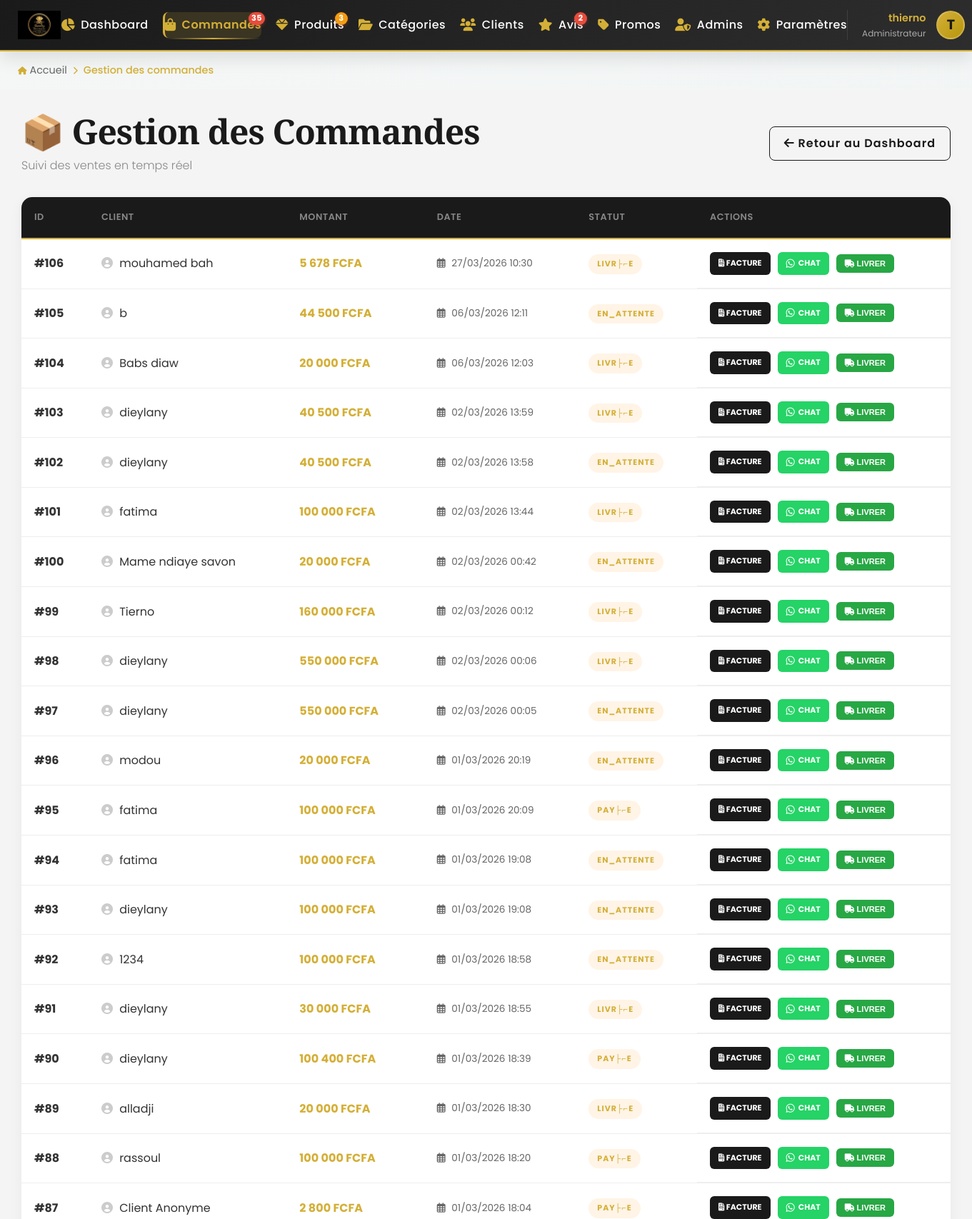
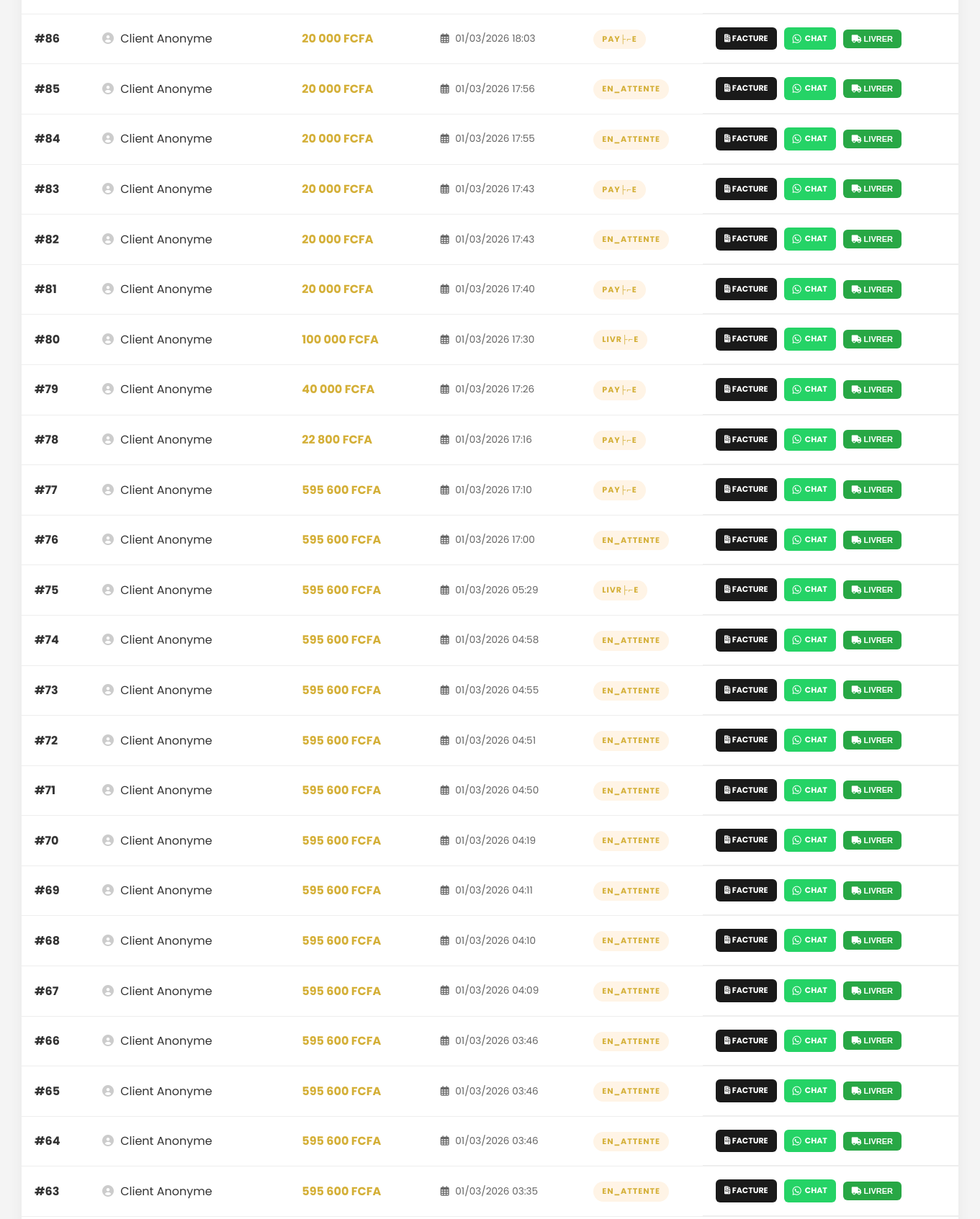
The page /admin/commandes.php (signed in, upper part) on the database its author committed (2 pictures, top to bottom).
### tables this page shows
CREATE TABLE `parametres` (
  `id` int(11) NOT NULL DEFAULT 1,
  `nom_boutique` varchar(100) NOT NULL,
  `telephone_whatsapp` varchar(20) NOT NULL,
  `email_contact` varchar(150) DEFAULT NULL,
  `adresse_boutique` text DEFAULT NULL,
  `logo_filename` varchar(255) DEFAULT 'logo.png',
  PRIMARY KEY (`id`)
);

CREATE TABLE `commandes` (
  `id` int(11) NOT NULL AUTO_INCREMENT,
  `reference` varchar(20) NOT NULL,
  `total` decimal(10,2) NOT NULL,
  `devise` varchar(10) NOT NULL DEFAULT 'FCFA',
  `date_creation` timestamp NOT NULL DEFAULT current_timestamp(),
  `statut` varchar(20) DEFAULT 'en_attente',
  `created_at` datetime NOT NULL DEFAULT current_timestamp(),
  `id_utilisateur` int(11) DEFAULT NULL,
  `nom_client` varchar(255) DEFAULT NULL,
  `telephone_client` varchar(50) DEFAULT NULL,
  PRIMARY KEY (`id`)
);

### config/db.php (called while the page is built, shortened)
<?php
$host = getenv('MYSQL_HOST') ?: 'localhost';
$db   = getenv('MYSQL_DB')   ?: 'luxegold_db';
$user = getenv('MYSQL_USER') ?: 'root';
$pass = getenv('MYSQL_PASS') ?: '';
$charset = 'utf8mb4';
$dsn = "mysql:host=$host;dbname=$db;charset=$charset";
$options = [
    PDO::ATTR_ERRMODE            => PDO::ERRMODE_EXCEPTION,
    PDO::ATTR_DEFAULT_FETCH_MODE => PDO::FETCH_ASSOC,
    PDO::ATTR_EMULATE_PREPARES   => false,
];
try {
     $pdo = new PDO($dsn, $user, $pass, $options);
} catch (\PDOException $e) {
     die("Erreur de connexion : " . $e->getMessage());
}
try {
    $stmtConfig = $pdo->query("SELECT * FROM parametres WHERE id = 1");
    $resultConfig = $stmtConfig->fetch(PDO::FETCH_ASSOC);
    if ($resultConfig) {
        $config_site = $resultConfig;
    }
} catch (PDOException $e) {
}
?>

### admin/commandes.php (the view, shortened to what this page needs)
<?php
require_once '../config/db.php';
try {
    $commandes = $pdo->query("SELECT * FROM commandes ORDER BY id DESC")->fetchAll();
} catch (PDOException $e) {
    error_log("Erreur Lecture Commandes: " . $e->getMessage());
    $commandes = [];
}
include 'includes/admin_header.php';
?>
<div class="container py-5" style="background: #f4f4f4; min-height: 100vh; padding: 30px; font-family: 'Poppins', sans-serif;">
    <div style="display: flex; justify-content: space-between; align-items: center; margin-bottom: 30px;">
        <div>
            <h2 style="margin: 0; font-family: 'Playfair Display', serif;">📦 Gestion des Commandes</h2>
            <p style="color: #888; margin: 5px 0 0;">Suivi des ventes en temps réel</p>
        </div>
        <a href="dashboard.php" class="btn" style="text-decoration: none; color: #1a1a1a; border: 1px solid #1a1a1a; padding: 10px 20px; border-radius: 8px; font-weight: 600; transition: all 0.3s;">
            <i class="fas fa-arrow-left"></i> Retour au Dashboard
        </a>
    </div>
    <div style="overflow-x: auto; background: white; border-radius: 15px; box-shadow: 0 5px 20px rgba(0,0,0,0.05);">
        <table style="width: 100%; border-collapse: collapse; text-align: left;">
            <thead>
                <tr style="background: #1a1a1a; color: #d4af37;">
                    <th style="padding: 18px;">ID</th>
                    <th style="padding: 18px;">Client</th>
                    <th style="padding: 18px;">Montant</th>
                    <th style="padding: 18px;">Date</th>
                    <th style="padding: 18px;">Statut</th>
                    <th style="padding: 18px;">Actions</th>
                </tr>
            </thead>
            <tbody>
                <?php if(empty($commandes)): ?>
                    <tr>
                        <td colspan="6" style="padding: 40px; text-align: center; color: #888;">Aucune commande enregistrée.</td>
                    </tr>
                <?php else: ?>
                    <?php foreach($commandes as $c): ?>
                    <tr id="row-<?= $c['id'] ?>" style="border-bottom: 1px solid #eee; transition: background 0.3s;" onmouseover="this.style.background='#fcfaf2'" onmouseout="this.style.background='transparent'">
                        <td style="padding: 18px; font-weight: bold;">#<?= $c['id'] ?></td>
                        <td style="padding: 18px;">
                            <i class="fas fa-user-circle" style="color: #ccc; margin-right: 5px;"></i>
                            <?= htmlspecialchars($c['nom_client'] ?? 'Client Anonyme') ?>
                        </td>
                        <td style="padding: 18px;">
                            <span style="color: #d4af37; font-weight: bold;">
                                <?= number_format($c['total'], 0, ',', ' ') ?> <?= htmlspecialchars($c['devise'] ?? 'FCFA') ?>
                            </span>
                        </td>
                        <td style="padding: 18px; font-size: 0.85rem; color: #666;">
                            <i class="far fa-calendar-alt" style="margin-right: 5px;"></i>
                            <?= !empty($c['created_at']) ? date('d/m/Y H:i', strtotime($c['created_at'])) : "Non renseignée" ?>
                        </td>
                        <td style="padding: 18px;" class="cell-statut">
                            <?php
                                $statut = $c['statut'] ?? 'En attente';
                                $isLivree = (strtolower($statut) == 'livrée' || strtolower($statut) == 'livree');
                                $bg = $isLivree ? '#e6ffed' : '#fff4e6';
                                $cl = $isLivree ? '#28a745' : '#d4af37';
                            ?>
                            <span class="badge-statut" style="padding: 5px 12px; border-radius: 20px; font-size: 11px; font-weight: bold; background: <?= $bg ?>; color: <?= $cl ?>; text-transform: uppercase; letter-spacing: 1px; display: inline-block; transition: all 0.4s ease;">
                                <?= htmlspecialchars($statut) ?>
                            </span>
                        </td>
                        <td style="padding: 18px; display: flex; gap: 10px; align-items: center;" class="cell-actions">
                            <a href="facture.php?id=<?= $c['id'] ?>" target="_blank" style="background: #1a1a1a; color: white; text-decoration: none; padding: 7px 12px; border-radius: 6px; font-size: 11px; font-weight: bold; transition: 0.2s;" title="Voir la facture" onmouseover="this.style.opacity='0.8'" onmouseout="this.style.opacity='1'">
                                <i class="fas fa-file-invoice"></i> FACTURE
                            </a>
                            <?php
                            $tel_wa = isset($c['telephone_client']) ? preg_replace('/[^0-9]/', '', $c['telephone_client']) : '';
                            if (!empty($tel_wa)):
                                $msg_wa = urlencode("Bonjour " . ($c['nom_client'] ?? '') . " 💎, nous confirmons votre commande #" . $c['id'] . " d'un montant de " . number_format($c['total'], 0, ',', ' ') . " " . ($c['devise'] ?? 'FCFA') . " chez LuxeGold. Elle est en cours de traitement !");
                            ?>
                            <a href="https://wa.me/<?= $tel_wa ?>?text=<?= $msg_wa ?>" target="_blank" style="background: #25D366; color: white; text-decoration: none; padding: 7px 12px; border-radius: 6px; font-size: 11px; font-weight: bold; transition: 0.2s; display: inline-flex; align-items: center; gap: 5px;" title="Contacter sur WhatsApp" onmouseover="this.style.opacity='0.8'" onmouseout="this.style.opacity='1'">
                                <i class="fab fa-whatsapp" style="font-size: 14px;"></i> CHAT
                            </a>
                            <?php endif; ?>
                            <?php if(!$isLivree): ?>
                                <button type="button" class="btn-ajax-livrer" data-id="<?= $c['id'] ?>" style="background: #28a745; color: white; border: none; padding: 7px 12px; border-radius: 6px; font-size: 11px; font-weight: bold; cursor: pointer; transition: 0.2s;" onmouseover="this.style.opacity='0.8'" onmouseout="this.style.opacity='1'">
                                   <i class="fas fa-truck"></i> LIVRER
                                </button>
                            <?php else: ?>
                                <span class="badge-termine" style="color: #28a745; font-size: 0.9rem; margin-left: 5px; font-weight: 500;"><i class="fas fa-check-double"></i> Terminé</span>
                            <?php endif; ?>
                        </td>
                    </tr>
                    <?php endforeach; ?>
                <?php endif; ?>
            </tbody>
        </table>
    </div>
</div>
<?php include 'includes/admin_footer.php'; ?>

### admin/includes/admin_header.php (shortened to what this page needs)
<!DOCTYPE html>
<html lang="fr">
<head>
    <link rel="stylesheet" href="https://cdnjs.cloudflare.com/ajax/libs/font-awesome/6.0.0/css/all.min.css">
    <link rel="stylesheet" href="../assets/css/admin.css">
    <link rel="stylesheet" href="../assets/css/style.css">
</head>
<body>
    <div class="admin-navbar">
        <div class="nav-container">
            <div class="nav-logo">
            <img src="../assets/img/<?= htmlspecialchars($config_site['logo_filename'] ?? 'logo.png') ?>" alt="<?= htmlspecialchars($config_site['nom_boutique'] ?? 'Jewelry Beug Fallou') ?>" style="height: 40px; width: auto;">            </div>
            <ul class="nav-menu" id="adminNavMenu">
                <li class="nav-item">
                    <a href="dashboard.php" class="nav-link <?= basename($_SERVER['PHP_SELF']) == 'dashboard.php' ? 'active' : '' ?>">
                        <i class="fas fa-chart-pie"></i>
                        <span>Dashboard</span>
                    </a>
                </li>
                <li class="nav-item">
                    <a href="commandes.php" class="nav-link <?= basename($_SERVER['PHP_SELF']) == 'commandes.php' ? 'active' : '' ?>">
                        <i class="fas fa-shopping-bag"></i>
                        <span>Commandes</span>
                        <?php
                        try {
                            $stmt = $pdo->query("SELECT COUNT(*) FROM commandes WHERE statut = 'en_attente'");
                            $pendingOrders = $stmt->fetchColumn();
                            if ($pendingOrders > 0) {
                                echo '<span class="nav-badge">' . $pendingOrders . '</span>';
                            }
                        } catch (Exception $e) {}
                        ?>
                    </a>
                </li>
                <li class="nav-item">
                    <a href="produits.php" class="nav-link <?= strpos($_SERVER['PHP_SELF'], 'produit') !== false ? 'active' : '' ?>">
                        <i class="fas fa-gem"></i>
                        <span>Produits</span>
                        <?php
                        try {
                            $stmt = $pdo->query("SELECT COUNT(*) FROM produits WHERE stock <= 2 AND stock > 0");
                            $lowStock = $stmt->fetchColumn();
                            if ($lowStock > 0) {
                                echo '<span class="nav-badge" style="background: #f39c12;">' . $lowStock . '</span>';
                            }
                        } catch (Exception $e) {}
                        ?>
                    </a>
                </li>
                <li class="nav-item">
                    <a href="categories.php" class="nav-link <?= strpos($_SERVER['PHP_SELF'], 'categorie') !== false ? 'active' : '' ?>">
                        <i class="fas fa-folder-open"></i>
                        <span>Catégories</span>
                    </a>
                </li>
                <li class="nav-item">
                    <a href="clients.php" class="nav-link <?= basename($_SERVER['PHP_SELF']) == 'clients.php' ? 'active' : '' ?>">
                        <i class="fas fa-users"></i>
                        <span>Clients</span>
                    </a>
                </li>
                <li class="nav-item">
                    <a href="gestion_avis.php" class="nav-link <?= basename($_SERVER['PHP_SELF']) == 'gestion_avis.php' ? 'active' : '' ?>">
                        <i class="fas fa-star"></i>
                        <span>Avis</span>
                        <?php
                        try {
                            $stmtAvisBadge = $pdo->query("SELECT COUNT(*) FROM avis WHERE statut = 'en_attente'");
                            $pendingAvis = $stmtAvisBadge->fetchColumn();
                            if ($pendingAvis > 0) {
                                echo '<span class="nav-badge" style="background: #e74c3c;">' . $pendingAvis . '</span>';
                            }
                        } catch (Exception $e) {}
                        ?>
                    </a>
                </li>
                <li class="nav-item">
                    <a href="promos.php" class="nav-link <?= basename($_SERVER['PHP_SELF']) == 'promos.php' ? 'active' : '' ?>">
                        <i class="fas fa-tag"></i>
                        <span>Promos</span>
                    </a>
                </li>
                <li class="nav-item">
                    <a href="ajouter_admin.php" class="nav-link <?= basename($_SERVER['PHP_SELF']) == 'ajouter_admin.php' ? 'active' : '' ?>">
                        <i class="fas fa-user-shield"></i>
                        <span>Admins</span>
                    </a>
                </li>
                <li class="nav-item">
                    <a href="parametres.php" class="nav-link <?= basename($_SERVER['PHP_SELF']) == 'parametres.php' ? 'active' : '' ?>">
                        <i class="fas fa-cog"></i>
                        <span>Paramètres</span>
                    </a>
                </li>
            </ul>
            <div class="nav-profile">
                <div class="profile-info">
                    <?php
                    $admin_nom = $_SESSION['admin_name'] ?? 'Admin';
                    $initial = strtoupper(substr($admin_nom, 0, 1));
                    ?>
                    <span class="profile-name"><?= htmlspecialchars($admin_nom) ?></span>
                    <span class="profile-role">Administrateur</span>
                </div>
                <div class="profile-avatar" title="<?= htmlspecialchars($admin_nom) ?>">
                    <?= $initial ?>
                </div>
            </div>
        </div>
    </div>
    <div class="breadcrumb">
        <div class="breadcrumb-container">
            <a href="dashboard.php"><i class="fas fa-home"></i> Accueil</a>
            <i class="fas fa-chevron-right"></i>
            <?php
            $current_page = basename($_SERVER['PHP_SELF'], '.php');
            $page_titles = [
                'dashboard' => 'Tableau de bord',
                'liste' => 'Liste des produits',
                'ajouter' => 'Ajouter un produit',
                'modifier' => 'Modifier un produit',
                'categories' => 'Gestion des catégories',
                'ajouter_categorie' => 'Créer une catégorie',
                'modifier_categorie' => 'Modifier une catégorie',
                'commandes' => 'Gestion des commandes',
                'promos' => 'Codes promo',
                'clients' => 'Clients',
                'gestion_avis' => 'Modération des avis',
                'ajouter_admin' => 'Administrateurs',
                'parametres' => 'Paramètres'
            ];
            $page_title = $page_titles[$current_page] ?? ucfirst($current_page);
            ?>
            <span class="breadcrumb-current"><?= htmlspecialchars($page_title) ?></span>
        </div>
    </div>

### rows shown on the page
parametres: logo_filename (picture)
commandes: id "106", nom_client "mouhamed bah", total "5 678", devise "FCFA", created_at "27/03/2026 10:30", statut "LIVR├⌐E"
commandes: id "105", nom_client "b", total "44 500", devise "FCFA", created_at "06/03/2026 12:11", statut "EN_ATTENTE"
commandes: id "104", nom_client "Babs diaw", total "20 000", devise "FCFA", created_at "06/03/2026 12:03", statut "LIVR├⌐E"
commandes: id "103", nom_client "dieylany", total "40 500", devise "FCFA", created_at "02/03/2026 13:59", statut "LIVR├⌐E"
commandes: id "102", nom_client "dieylany", total "40 500", devise "FCFA", created_at "02/03/2026 13:58", statut "EN_ATTENTE"
commandes: id "101", nom_client "fatima", total "100 000", devise "FCFA", created_at "02/03/2026 13:44", statut "LIVR├⌐E"
commandes: id "100", nom_client "Mame ndiaye savon", total "20 000", devise "FCFA", created_at "02/03/2026 00:42", statut "EN_ATTENTE"
commandes: id "99", nom_client "Tierno", total "160 000", devise "FCFA", created_at "02/03/2026 00:12", statut "LIVR├⌐E"
commandes: id "98", nom_client "dieylany", total "550 000", devise "FCFA", created_at "02/03/2026 00:06", statut "LIVR├⌐E"
commandes: id "97", nom_client "dieylany", total "550 000", devise "FCFA", created_at "02/03/2026 00:05", statut "EN_ATTENTE"
commandes: id "96", nom_client "modou", total "20 000", devise "FCFA", created_at "01/03/2026 20:19", statut "EN_ATTENTE"
commandes: id "95", nom_client "fatima", total "100 000", devise "FCFA", created_at "01/03/2026 20:09", statut "PAY├⌐E"
commandes: id "94", nom_client "fatima", total "100 000", devise "FCFA", created_at "01/03/2026 19:08", statut "EN_ATTENTE"
commandes: id "93", nom_client "dieylany", total "100 000", devise "FCFA", created_at "01/03/2026 19:08", statut "EN_ATTENTE"
commandes: id "92", nom_client "1234", total "100 000", devise "FCFA", created_at "01/03/2026 18:58", statut "EN_ATTENTE"
commandes: id "91", nom_client "dieylany", total "30 000", devise "FCFA", created_at "01/03/2026 18:55", statut "LIVR├⌐E"
commandes: id "90", nom_client "dieylany", total "100 400", devise "FCFA", created_at "01/03/2026 18:39", statut "PAY├⌐E"
commandes: id "89", nom_client "alladji", total "20 000", devise "FCFA", created_at "01/03/2026 18:30", statut "LIVR├⌐E"
commandes: id "88", nom_client "rassoul", total "100 000", devise "FCFA", created_at "01/03/2026 18:20", statut "PAY├⌐E"
commandes: id "87", nom_client "Client Anonyme", total "2 800", devise "FCFA", created_at "01/03/2026 18:04", statut "PAY├⌐E"
commandes: id "86", nom_client "Client Anonyme", total "20 000", devise "FCFA", created_at "01/03/2026 18:03", statut "PAY├⌐E"
commandes: id "85", nom_client "Client Anonyme", total "20 000", devise "FCFA", created_at "01/03/2026 17:56", statut "EN_ATTENTE"
commandes: id "84", nom_client "Client Anonyme", total "20 000", devise "FCFA", created_at "01/03/2026 17:55", statut "EN_ATTENTE"
commandes: id "83", nom_client "Client Anonyme", total "20 000", devise "FCFA", created_at "01/03/2026 17:43", statut "PAY├⌐E"
commandes: id "82", nom_client "Client Anonyme", total "20 000", devise "FCFA", created_at "01/03/2026 17:43", statut "EN_ATTENTE"
commandes: id "81", nom_client "Client Anonyme", total "20 000", devise "FCFA", created_at "01/03/2026 17:40", statut "PAY├⌐E"
commandes: id "80", nom_client "Client Anonyme", total "100 000", devise "FCFA", created_at "01/03/2026 17:30", statut "LIVR├⌐E"
commandes: id "79", nom_client "Client Anonyme", total "40 000", devise "FCFA", created_at "01/03/2026 17:26", statut "PAY├⌐E"
commandes: id "78", nom_client "Client Anonyme", total "22 800", devise "FCFA", created_at "01/03/2026 17:16", statut "PAY├⌐E"
commandes: id "77", nom_client "Client Anonyme", total "595 600", devise "FCFA", created_at "01/03/2026 17:10", statut "PAY├⌐E"
commandes: id "76", nom_client "Client Anonyme", total "595 600", devise "FCFA", created_at "01/03/2026 17:00", statut "EN_ATTENTE"
commandes: id "75", nom_client "Client Anonyme", total "595 600", devise "FCFA", created_at "01/03/2026 05:29", statut "LIVR├⌐E"
commandes: id "74", nom_client "Client Anonyme", total "595 600", devise "FCFA", created_at "01/03/2026 04:58", statut "EN_ATTENTE"
commandes: id "73", nom_client "Client Anonyme", total "595 600", devise "FCFA", created_at "01/03/2026 04:55", statut "EN_ATTENTE"
commandes: id "72", nom_client "Client Anonyme", total "595 600", devise "FCFA", created_at "01/03/2026 04:51", statut "EN_ATTENTE"
commandes: id "71", nom_client "Client Anonyme", total "595 600", devise "FCFA", created_at "01/03/2026 04:50", statut "EN_ATTENTE"
commandes: id "70", nom_client "Client Anonyme", total "595 600", devise "FCFA", created_at "01/03/2026 04:19", statut "EN_ATTENTE"
commandes: id "69", nom_client "Client Anonyme", total "595 600", devise "FCFA", created_at "01/03/2026 04:11", statut "EN_ATTENTE"
commandes: id "68", nom_client "Client Anonyme", total "595 600", devise "FCFA", created_at "01/03/2026 04:10", statut "EN_ATTENTE"
commandes: id "67", nom_client "Client Anonyme", total "595 600", devise "FCFA", created_at "01/03/2026 04:09", statut "EN_ATTENTE"
commandes: id "66", nom_client "Client Anonyme", total "595 600", devise "FCFA", created_at "01/03/2026 03:46", statut "EN_ATTENTE"
commandes: id "65", nom_client "Client Anonyme", total "595 600", devise "FCFA", created_at "01/03/2026 03:46", statut "EN_ATTENTE"
commandes: id "64", nom_client "Client Anonyme", total "595 600", devise "FCFA", created_at "01/03/2026 03:46", statut "EN_ATTENTE"
commandes: id "63", nom_client "Client Anonyme", total "595 600", devise "FCFA", created_at "01/03/2026 03:35", statut "EN_ATTENTE"

### other values the page prints
$pendingOrders "35"
$lowStock "3"
$pendingAvis "2"
$admin_nom "thierno"
$initial "T"
$page_title "Gestion des commandes"
